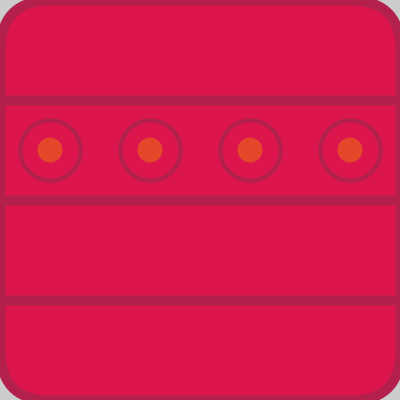
Frame 1 (no input)
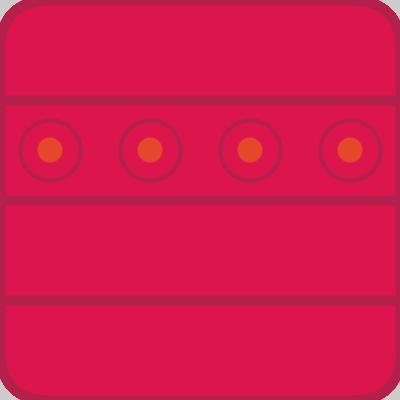
Frame 60 (the mouse pressed at the canvas centre just before this capture)
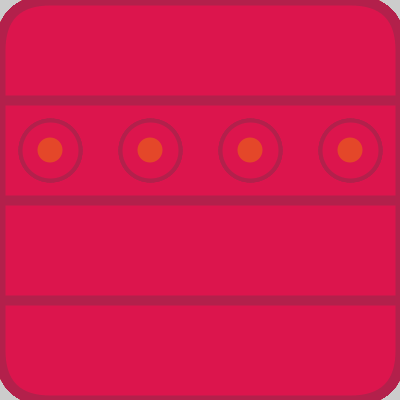
Frame 120 (the mouse held since frame 60 and released just before this capture)

The Processing sketch that drew these frames (run headless with seeded random() and noise(); from frame 60 on, the mouse is pressed at the canvas centre):

// Processing sketch: week09_5_happy_bubble_part3
// ── week09_5_happy_bubble_part3.pde
///week09_5_happy_bubble_part3
///先畫出形狀等下複製
void setup(){
   size(400,400);
}
int [][] a = new int[4][4];
void draw(){
  stroke(179,32,75);//線的色彩
  strokeWeight(10);///粗細
  fill(220,21,77);///填充色彩
  rect(0,0,400,400,50);//多了50的幅度
  for(int i=100; i<=300; i+=100) line(0,i,400,i);
  for(int i=0; i<4; i++){
    for(int j=0; j<4; j++){
      int x = 50+ j*100 ,y=50 +1*100;
      if(dist(x,y,mouseX,mouseY)<60 && mousePressed) a[i][j] = 1;
      stroke(179,32,75);
      if(a[i][j]==0){
        fill(220,21,77);
        strokeWeight(4);
        ellipse(x, y,60 ,60);
        noStroke();
        fill(228,71,41);
        ellipse(x, y,25 ,25);
    }else{
      fill(142,21,54);
      strokeWeight(4);
      ellipse(x, y, 60,60);
    }
    }
  }
}
